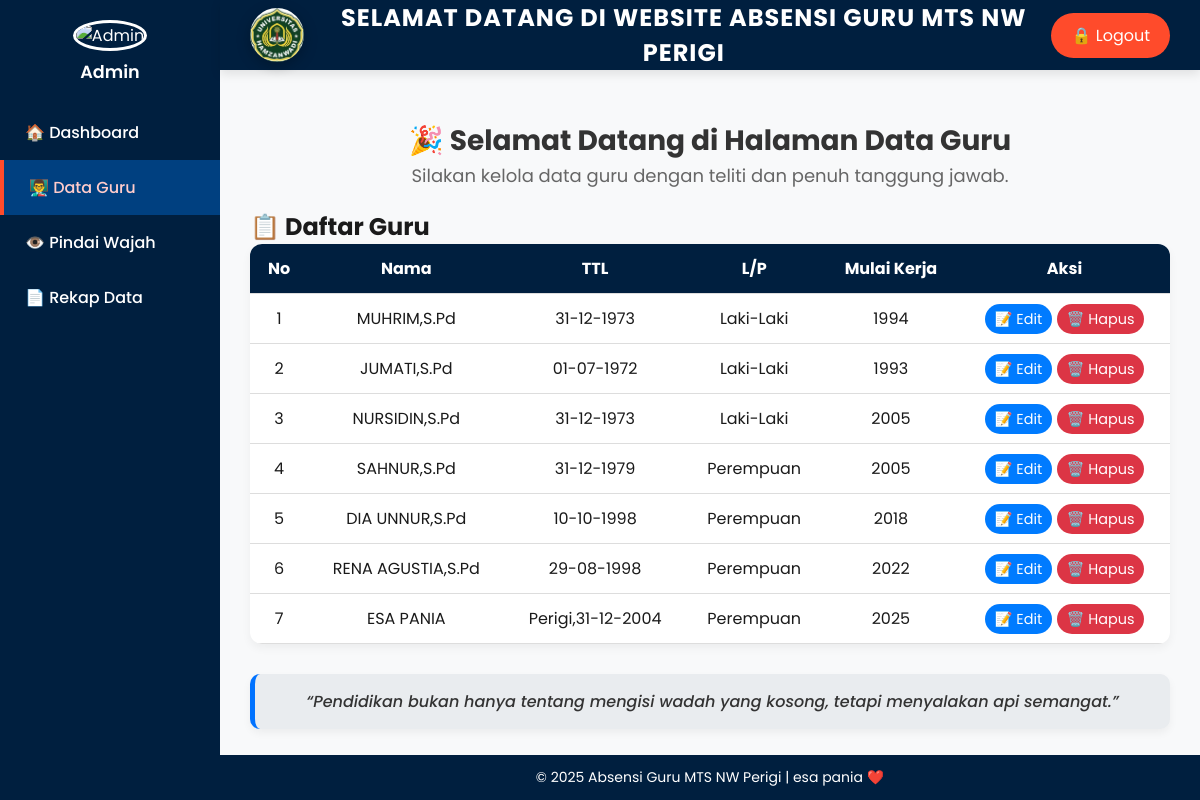
The page /data_guru (signed in) on the database its author committed.
### tables this page shows
CREATE TABLE "guru" (
	"id"	INTEGER,
	"nama"	TEXT NOT NULL,
	"ttl"	TEXT,
	"jenis_kelamin"	TEXT,
	"tahun_mulai_kerja"	INTEGER,
	PRIMARY KEY("id" AUTOINCREMENT)
);

### app.py (the view, shortened to what this page needs)
@app.route('/data_guru', methods=['GET', 'POST'])
def data_guru():
    if 'admin' not in session and 'user' not in session:
        return redirect(url_for('login'))
    conn = get_db_connection()
    gurus = conn.execute('SELECT * FROM guru').fetchall()
    conn.close()
    return render_template('data_guru.html', gurus=gurus)

### app.py (called while the page is built)
def get_db_connection():
    if not hasattr(get_db_connection, 'initialized'):
        init_db()
        get_db_connection.initialized = True
    if not os.path.exists('database'):
        os.makedirs('database')
    conn = sqlite3.connect(DB_PATH)
    conn.row_factory = sqlite3.Row
    return conn

### templates/data_guru.html (shortened to what this page needs)
<!DOCTYPE html>
<html lang="id">
<head>
  <link rel="stylesheet" href="{{ url_for('static', filename='css/data_guru.css') }}">
</head>
<body>
  <aside>
    <div class="admin-avatar">
      <img src="{{ url_for('static', filename='images/admin.jpeg') }}" alt="Admin">
      <p>Admin</p>
    </div>
    <a href="{{ url_for('dashboard') }}">🏠 Dashboard</a>
    <a href="{{ url_for('data_guru') }}" class="active">👨‍🏫 Data Guru</a>
    <a href="{{ url_for('pindai_wajah') }}">👁️ Pindai Wajah</a>
    <a href="{{ url_for('laporan') }}">📄 Rekap Data</a>
  </aside>
  <header>
    <img src="{{ url_for('static', filename='images/unhas.jpg') }}" alt="Logo Unhas">
    <h1>SELAMAT DATANG DI WEBSITE ABSENSI GURU MTS NW PERIGI</h1>
    <a href="{{ url_for('logout') }}" class="logout-btn">🔒 Logout</a>
  </header>
  <main>
    <div class="welcome-message">
      <h2>🎉 Selamat Datang di Halaman Data Guru</h2>
      <p>Silakan kelola data guru dengan teliti dan penuh tanggung jawab.</p>
    </div>
    <h2>📋 Daftar Guru</h2>
    <table>
      <thead>
        <tr>
          <th>No</th>
          <th>Nama</th>
          <th>TTL</th>
          <th>L/P</th>
          <th>Mulai Kerja</th>
          <th>Aksi</th>
        </tr>
      </thead>
      <tbody>
        {% for guru in gurus %}
        <tr>
          <td>{{ loop.index }}</td>
          <td>{{ guru['nama'] }}</td>
          <td>{{ guru['ttl'] }}</td>
          <td>{{ guru['jenis_kelamin'] }}</td>
          <td>{{ guru['tahun_mulai_kerja'] }}</td>
          <td>
            <a href="{{ url_for('edit_guru', id=guru['id']) }}" class="btn-edit">📝 Edit</a>
            <a href="{{ url_for('hapus_guru', id=guru['id']) }}" class="btn-delete">🗑️ Hapus</a>
          </td>
        </tr>
        {% endfor %}
      </tbody>
    </table>
    <div class="motivation-message">
      “Pendidikan bukan hanya tentang mengisi wadah yang kosong, tetapi menyalakan api semangat.”
    </div>
  </main>
  <footer>
    &copy; 2025 Absensi Guru MTS NW Perigi | esa pania ❤️
  </footer>
</body>
</html>

### static/css/data_guru.css (style rules this page uses)
* { margin: 0; padding: 0; box-sizing: border-box; }
body { font-family: 'Poppins', sans-serif; display: flex; min-height: 100vh; background-color: #f8f9fa; color: #1a1a1a; }
header { background-color: #001f3f; color: #ffffff; padding: 10px 30px; display: flex; align-items: center; justify-content: space-between; position: fixed; top: 0; left: 220px; right: 0; height: 70px; box-shadow: 0 4px 10px rgba(0, 0, 0, 0.1); }
header img { height: 54px; border-radius: 50%; margin-right: 12px; box-shadow: 0 4px 14px rgba(0, 0, 0, 0.25); }
header h1 { flex: 1; text-align: center; font-size: 1.5em; font-weight: 700; text-transform: uppercase; letter-spacing: 1px; }
.logout-btn { text-decoration: none; color: #fff; background-color: #ff4b2b; padding: 10px 20px; border-radius: 30px; transition: 0.2s ease; }
aside { width: 220px; background-color: #001f3f; color: #ffffff; padding-top: 20px; position: fixed; left: 0; top: 0; bottom: 0; display: flex; flex-direction: column; }
.admin-avatar { text-align: center; margin-bottom: 20px; }
.admin-avatar img { height: 90px; border-radius: 50%; border: 3px solid #ffffff; }
.admin-avatar p { margin-top: 8px; font-weight: 600; font-size: 1.1em; }
aside a { color: #ffffff; text-decoration: none; padding: 15px 25px; display: flex; align-items: center; font-weight: 500; transition: all 0.3s ease; }
aside a:hover, aside a.active { background-color: #004080; border-left: 4px solid #ff4b2b; color: #ffcccb; }
main { margin-left: 220px; margin-top: 90px; padding: 30px; flex: 1; }
.welcome-message { text-align: center; margin-bottom: 20px; }
.welcome-message h2 { font-size: 28px; color: #333; }
.welcome-message p { font-size: 18px; color: #666; }
table { width: 100%; border-collapse: collapse; background-color: #ffffff; border-radius: 12px; overflow: hidden; box-shadow: 0 4px 10px rgba(0, 0, 0, 0.05); }
th, td { padding: 12px 15px; text-align: center; border-bottom: 1px solid #ddd; }
th { background-color: #001f3f; color: #ffffff; }
.btn-edit, .btn-delete { text-decoration: none; color: #fff; padding: 5px 10px; border-radius: 15px; font-size: 0.9em; }
.btn-edit { background-color: #007bff; }
.btn-delete { background-color: #dc3545; }
footer { position: fixed; bottom: 0; left: 220px; right: 0; background-color: #001f3f; color: #ffffff; text-align: center; padding: 12px 0; font-size: 14px; }
.motivation-message { margin-top: 30px; background-color: #e9ecef; padding: 15px 20px; border-left: 5px solid #0072ff; border-radius: 10px; text-align: center; font-style: italic; font-weight: 500; color: #333; box-shadow: 0 4px 8px rgba(0, 0, 0, 0.05); }

### rows shown on the page
guru: nama "MUHRIM,S.Pd", ttl "31-12-1973", jenis_kelamin "Laki-Laki", tahun_mulai_kerja "1994"
guru: nama "JUMATI,S.Pd", ttl "01-07-1972", jenis_kelamin "Laki-Laki", tahun_mulai_kerja "1993"
guru: nama "NURSIDIN,S.Pd", ttl "31-12-1973", jenis_kelamin "Laki-Laki", tahun_mulai_kerja "2005"
guru: nama "SAHNUR,S.Pd", ttl "31-12-1979", jenis_kelamin "Perempuan", tahun_mulai_kerja "2005"
guru: nama "DIA UNNUR,S.Pd", ttl "10-10-1998", jenis_kelamin "Perempuan", tahun_mulai_kerja "2018"
guru: nama "RENA AGUSTIA,S.Pd", ttl "29-08-1998", jenis_kelamin "Perempuan", tahun_mulai_kerja "2022"
guru: nama "ESA PANIA", ttl "Perigi,31-12-2004", jenis_kelamin "Perempuan", tahun_mulai_kerja "2025"
